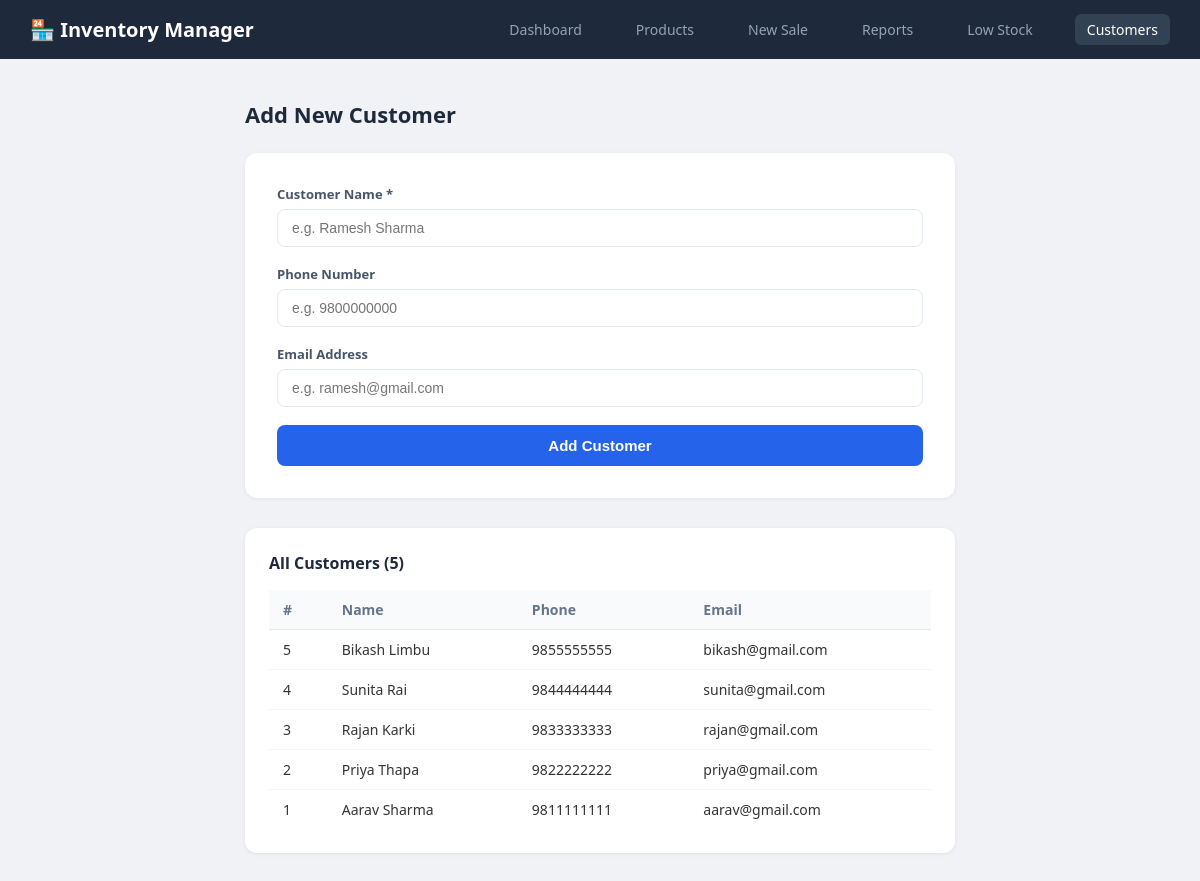
The app's page /add_customer.php with its own data.
### tables this page shows
CREATE TABLE customer (
    customer_id   INT AUTO_INCREMENT PRIMARY KEY,
    customer_name VARCHAR(100) NOT NULL,
    phone         VARCHAR(15),
    email         VARCHAR(100)
);

### add_customer.php (the view, shortened to what this page needs)
<?php
require_once 'includes/db.php';
$customers = $pdo->query("
    SELECT customer_id, customer_name, phone, email
    FROM customer
    ORDER BY customer_id DESC
")->fetchAll();
?>
<!DOCTYPE html>
<html lang="en">
<head>
</head>
<body>
<nav>
    <span class="brand">🏪 Inventory Manager</span>
    <a href="index.php">Dashboard</a>
    <a href="products.php">Products</a>
    <a href="new_sale.php">New Sale</a>
    <a href="reports.php">Reports</a>
    <a href="low_stock.php">Low Stock</a>
    <a href="add_customer.php" class="active">Customers</a>
</nav>
<div class="container">
    <h2>Add New Customer</h2>
    <div class="form-box">
        <form method="POST">
            <div class="form-group">
                <label>Customer Name *</label>
                <input type="text" name="customer_name" placeholder="e.g. Ramesh Sharma" required>
            </div>
            <div class="form-group">
                <label>Phone Number</label>
                <input type="text" name="phone" placeholder="e.g. 9800000000">
            </div>
            <div class="form-group">
                <label>Email Address</label>
                <input type="email" name="email" placeholder="e.g. ramesh@gmail.com">
            </div>
            <button type="submit" class="btn">Add Customer</button>
        </form>
    </div>
    <div class="table-box">
        <h3>All Customers (<?= count($customers) ?>)</h3>
        <?php if (empty($customers)): ?>
            <div class="empty">No customers added yet.</div>
        <?php else: ?>
        <table>
            <thead>
                <tr>
                    <th>#</th>
                    <th>Name</th>
                    <th>Phone</th>
                    <th>Email</th>
                </tr>
            </thead>
            <tbody>
                <?php foreach ($customers as $c): ?>
                <tr>
                    <td><?= $c['customer_id'] ?></td>
                    <td><?= htmlspecialchars($c['customer_name']) ?></td>
                    <td><?= $c['phone'] ?: '—' ?></td>
                    <td><?= $c['email'] ?: '—' ?></td>
                </tr>
                <?php endforeach; ?>
            </tbody>
        </table>
        <?php endif; ?>
    </div>
</div>
</body>
</html>

### add_customer.php (style rules this page uses)
* { margin: 0; padding: 0; box-sizing: border-box; }
body { font-family: 'Segoe UI', sans-serif; background: #f0f2f5; color: #333; }
nav { background: #1e293b; padding: 14px 30px; display: flex; align-items: center; gap: 30px; }
nav .brand { color: #fff; font-size: 20px; font-weight: 700; margin-right: auto; }
nav a { color: #94a3b8; text-decoration: none; font-size: 14px; padding: 6px 12px; border-radius: 6px; }
nav a:hover, nav a.active { background: #334155; color: #fff; }
.container { max-width: 750px; margin: 40px auto; padding: 0 20px; }
h2 { font-size: 22px; color: #1e293b; margin-bottom: 24px; }
.form-box { background: #fff; border-radius: 12px; padding: 32px; box-shadow: 0 1px 4px rgba(0,0,0,0.07); margin-bottom: 30px; }
.form-group { margin-bottom: 18px; }
label { display: block; font-size: 13px; font-weight: 600; color: #475569; margin-bottom: 6px; }
input { width: 100%; padding: 10px 14px; border: 1px solid #e2e8f0; border-radius: 8px; font-size: 14px; color: #333; outline: none; transition: border 0.2s; }
.btn { width: 100%; background: #2563eb; color: #fff; padding: 12px; border: none; border-radius: 8px; font-size: 15px; font-weight: 600; cursor: pointer; }
.table-box { background: #fff; border-radius: 12px; padding: 24px; box-shadow: 0 1px 4px rgba(0,0,0,0.07); }
.table-box h3 { font-size: 16px; color: #1e293b; margin-bottom: 16px; }
table { width: 100%; border-collapse: collapse; font-size: 14px; }
th { background: #f8fafc; text-align: left; padding: 10px 14px; color: #64748b; font-weight: 600; border-bottom: 1px solid #e2e8f0; }
td { padding: 10px 14px; border-bottom: 1px solid #f1f5f9; }
tr:last-child td { border-bottom: none; }

### records on screen
customer: customer_id "5", customer_name "Bikash Limbu", phone "9855555555", email "bikash@gmail.com"
customer: customer_id "4", customer_name "Sunita Rai", phone "9844444444", email "sunita@gmail.com"
customer: customer_id "3", customer_name "Rajan Karki", phone "9833333333", email "rajan@gmail.com"
customer: customer_id "2", customer_name "Priya Thapa", phone "9822222222", email "priya@gmail.com"
customer: customer_id "1", customer_name "Aarav Sharma", phone "9811111111", email "aarav@gmail.com"

### other values on screen
count($customers) "5"
